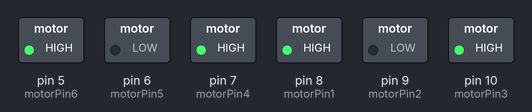
The sketch below on a simulated Arduino Uno, built with avr-gcc and run on an emulated ATmega328P. On the bench: switched loads named in the sketch (green lamp = pin HIGH).

Above: at 0.1 s.
Timing chart, 0 to 1.6 s (numbered marks = the images above):
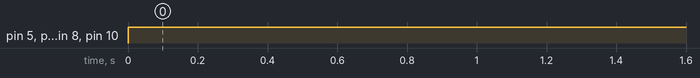

Measured:
- by itself, pin 5 (motorPin6), pin 7 (motorPin4), pin 8 (motorPin1), pin 10 (motorPin3): LOW → HIGH at 0.00 s

The sketch:

circuit_for_two_wheel_robot_base1.ino
```cpp
// C++ code
//Define the pins

int motorPin1 = 8;
int motorPin2 = 9;
int motorPin3 = 10;
int motorPin4 = 7;
int motorPin5 = 6;
int motorPin6 = 5;

void setup() {

  pinMode(motorPin1, OUTPUT);
  pinMode(motorPin2, OUTPUT);
  pinMode(motorPin3, OUTPUT);
  pinMode(motorPin4, OUTPUT);
  pinMode(motorPin5, OUTPUT);
  pinMode(motorPin6, OUTPUT);
}

void loop() {

  // Turn the motor in one direction.

  digitalWrite(motorPin1, HIGH);       //HIGH Enable 1 & 2 Contact pin8.
  digitalWrite(motorPin2, LOW);       //input 1 Contact pin 9.
  digitalWrite(motorPin3, HIGH);        //input 2 Contact pin 10.
  digitalWrite(motorPin4, HIGH);       //HIGH Enable 3 & 4 Contact pin 7.
  digitalWrite(motorPin5, LOW);        //input 3 Contact pin 6 .
  digitalWrite(motorPin6, HIGH);       //input 4 Contact pin 5 .
}
```
